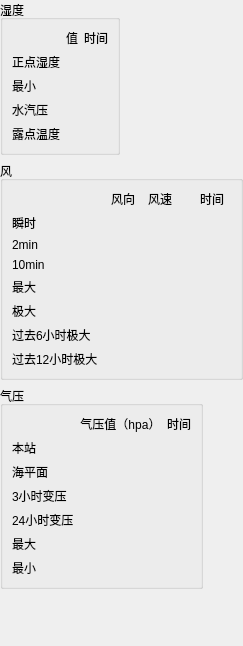
    <widget class="QWidget" name="widget_3" native="true">
     <layout class="QVBoxLayout" name="verticalLayout_3" stretch="2,4,4,2">
      <property name="leftMargin">
       <number>0</number>
      </property>
      <property name="topMargin">
       <number>0</number>
      </property>
      <property name="rightMargin">
       <number>0</number>
      </property>
      <property name="bottomMargin">
       <number>0</number>
      </property>
      <item>
       <layout class="QHBoxLayout" name="horizontalLayout_6">
        <item>
         <widget class="QGroupBox" name="RH_GB">
          <property name="sizePolicy">
           <sizepolicy hsizetype="Minimum" vsizetype="Minimum">
            <horstretch>0</horstretch>
            <verstretch>0</verstretch>
           </sizepolicy>
          </property>
          <property name="title">
           <string>湿度</string>
          </property>
          <layout class="QGridLayout" name="gridLayout_4">
           <item row="4" column="1">
            <widget class="MyDoubleLabel" name="TD_DL">
             <property name="styleSheet">
              <string notr="true"/>
             </property>
             <property name="rightText">
              <string>99999</string>
             </property>
             <property name="leftText">
              <string>99999</string>
             </property>
             <property name="alignment">
              <enum>MyDoubleLabel::AlignHCerter</enum>
             </property>
            </widget>
           </item>
           <item row="1" column="0">
            <widget class="QLabel" name="label_32">
             <property name="text">
              <string>正点湿度</string>
             </property>
            </widget>
           </item>
           <item row="4" column="0">
            <widget class="QLabel" name="label_37">
             <property name="text">
              <string>露点温度</string>
             </property>
            </widget>
           </item>
           <item row="1" column="1">
            <widget class="MyDoubleLabel" name="RH_DL">
             <property name="styleSheet">
              <string notr="true"/>
             </property>
             <property name="rightText">
              <string>99999</string>
             </property>
             <property name="leftText">
              <string>99999</string>
             </property>
             <property name="alignment">
              <enum>MyDoubleLabel::AlignHCerter</enum>
             </property>
            </widget>
           </item>
           <item row="2" column="2">
            <widget class="MyDoubleLabel" name="MinRHT_DL">
             <property name="styleSheet">
              <string notr="true"/>
             </property>
             <property name="rightText">
              <string>99999</string>
             </property>
             <property name="leftText">
              <string>99999</string>
             </property>
             <property name="alignment">
              <enum>MyDoubleLabel::AlignHCerter</enum>
             </property>
            </widget>
           </item>
           <item row="2" column="0">
            <widget class="QLabel" name="label_35">
             <property name="text">
              <string>最小</string>
             </property>
            </widget>
           </item>
           <item row="3" column="1">
            <widget class="MyDoubleLabel" name="WP_DL">
             <property name="styleSheet">
              <string notr="true"/>
             </property>
             <property name="rightText">
              <string>99999</string>
             </property>
             <property name="leftText">
              <string>99999</string>
             </property>
             <property name="alignment">
              <enum>MyDoubleLabel::AlignHCerter</enum>
             </property>
            </widget>
           </item>
           <item row="0" column="1">
            <widget class="QLabel" name="label_33">
             <property name="text">
              <string>值</string>
             </property>
             <property name="alignment">
              <set>Qt::AlignCenter</set>
             </property>
            </widget>
           </item>
           <item row="0" column="2">
            <widget class="QLabel" name="label_34">
             <property name="text">
              <string>时间</string>
             </property>
             <property name="alignment">
              <set>Qt::AlignCenter</set>
             </property>
            </widget>
           </item>
           <item row="2" column="1">
            <widget class="MyDoubleLabel" name="MinRH_DL">
             <property name="styleSheet">
              <string notr="true"/>
             </property>
             <property name="rightText">
              <string>99999</string>
             </property>
             <property name="leftText">
              <string>99999</string>
             </property>
             <property name="alignment">
              <enum>MyDoubleLabel::AlignHCerter</enum>
             </property>
            </widget>
           </item>
           <item row="3" column="0">
            <widget class="QLabel" name="label_36">
             <property name="text">
              <string>水汽压</string>
             </property>
            </widget>
           </item>
          </layout>
         </widget>
        </item>
        <item>
         <spacer name="horizontalSpacer_3">
          <property name="orientation">
           <enum>Qt::Horizontal</enum>
          </property>
          <property name="sizeHint" stdset="0">
           <size>
            <width>40</width>
            <height>20</height>
           </size>
          </property>
         </spacer>
        </item>
       </layout>
      </item>
      <item>
       <widget class="QGroupBox" name="Wind_GB">
        <property name="sizePolicy">
         <sizepolicy hsizetype="Minimum" vsizetype="Preferred">
          <horstretch>0</horstretch>
          <verstretch>0</verstretch>
         </sizepolicy>
        </property>
        <property name="styleSheet">
         <string notr="true"/>
        </property>
        <property name="title">
         <string>风</string>
        </property>
        <layout class="QGridLayout" name="gridLayout">
         <property name="leftMargin">
          <number>9</number>
         </property>
         <property name="topMargin">
          <number>9</number>
         </property>
         <property name="rightMargin">
          <number>9</number>
         </property>
         <property name="bottomMargin">
          <number>9</number>
         </property>
         <property name="spacing">
          <number>6</number>
         </property>
         <item row="4" column="0">
          <widget class="QLabel" name="label_6">
           <property name="text">
            <string>最大</string>
           </property>
          </widget>
         </item>
         <item row="3" column="0">
          <widget class="QLabel" name="label_5">
           <property name="text">
            <string>10min</string>
           </property>
          </widget>
         </item>
         <item row="1" column="0">
          <widget class="QLabel" name="label_3">
           <property name="text">
            <string>瞬时</string>
           </property>
          </widget>
         </item>
         <item row="0" column="3">
          <widget class="QLabel" name="label">
           <property name="text">
            <string>时间</string>
           </property>
           <property name="alignment">
            <set>Qt::AlignCenter</set>
           </property>
          </widget>
         </item>
         <item row="0" column="2">
          <widget class="QLabel" name="label_8">
           <property name="text">
            <string>风速</string>
           </property>
          </widget>
         </item>
         <item row="0" column="1">
          <widget class="QLabel" name="label_2">
           <property name="text">
            <string>风向</string>
           </property>
           <property name="alignment">
            <set>Qt::AlignCenter</set>
           </property>
          </widget>
         </item>
         <item row="2" column="2">
          <widget class="MyDoubleLabel" name="WS2_DL">
           <property name="styleSheet">
            <string notr="true"/>
           </property>
           <property name="rightText">
            <string>99999</string>
           </property>
           <property name="leftText">
            <string>99999</string>
           </property>
           <property name="alignment">
            <enum>MyDoubleLabel::AlignHCerter</enum>
           </property>
          </widget>
         </item>
         <item row="5" column="0">
          <widget class="QLabel" name="label_7">
           <property name="text">
            <string>极大</string>
           </property>
          </widget>
         </item>
         <item row="7" column="2">
          <widget class="MyDoubleLabel" name="ExWS12_DL">
           <property name="styleSheet">
            <string notr="true"/>
           </property>
           <property name="rightText">
            <string>99999</string>
           </property>
           <property name="leftText">
            <string>99999</string>
           </property>
           <property name="alignment">
            <enum>MyDoubleLabel::AlignHCerter</enum>
           </property>
          </widget>
         </item>
         <item row="7" column="1">
          <widget class="MyDoubleLabel" name="ExWD12_DL">
           <property name="styleSheet">
            <string notr="true"/>
           </property>
           <property name="rightText">
            <string>99999</string>
           </property>
           <property name="leftText">
            <string>99999</string>
           </property>
           <property name="alignment">
            <enum>MyDoubleLabel::AlignHCerter</enum>
           </property>
          </widget>
         </item>
         <item row="4" column="2">
          <widget class="MyDoubleLabel" name="MaxWS_DL">
           <property name="styleSheet">
            <string notr="true"/>
           </property>
           <property name="rightText">
            <string>99999</string>
           </property>
           <property name="leftText">
            <string>99999</string>
           </property>
           <property name="alignment">
            <enum>MyDoubleLabel::AlignHCerter</enum>
           </property>
          </widget>
         </item>
         <item row="2" column="0">
          <widget class="QLabel" name="label_4">
           <property name="text">
            <string>2min</string>
           </property>
          </widget>
         </item>
         <item row="5" column="2">
          <widget class="MyDoubleLabel" name="ExWS_DL">
           <property name="styleSheet">
            <string notr="true"/>
           </property>
           <property name="rightText">
            <string>99999</string>
           </property>
           <property name="leftText">
            <string>99999</string>
           </property>
           <property name="alignment">
            <enum>MyDoubleLabel::AlignHCerter</enum>
           </property>
          </widget>
         </item>
         <item row="6" column="2">
          <widget class="MyDoubleLabel" name="ExWS6_DL">
           <property name="styleSheet">
            <string notr="true"/>
           </property>
           <property name="rightText">
            <string>99999</string>
           </property>
           <property name="leftText">
            <string>99999</string>
           </property>
           <property name="alignment">
            <enum>MyDoubleLabel::AlignHCerter</enum>
           </property>
          </widget>
         </item>
         <item row="6" column="1">
          <widget class="MyDoubleLabel" name="ExWD6_DL">
           <property name="styleSheet">
            <string notr="true"/>
           </property>
           <property name="rightText">
            <string>99999</string>
           </property>
           <property name="leftText">
            <string>99999</string>
           </property>
           <property name="alignment">
            <enum>MyDoubleLabel::AlignHCerter</enum>
           </property>
          </widget>
         </item>
         <item row="5" column="1">
          <widget class="MyDoubleLabel" name="ExWD_DL">
           <property name="styleSheet">
            <string notr="true"/>
           </property>
           <property name="rightText">
            <string>99999</string>
           </property>
           <property name="leftText">
            <string>99999</string>
           </property>
           <property name="alignment">
            <enum>MyDoubleLabel::AlignHCerter</enum>
           </property>
          </widget>
         </item>
         <item row="4" column="3">
          <widget class="MyDoubleLabel" name="MaxWST_DL">
           <property name="styleSheet">
            <string notr="true"/>
           </property>
           <property name="rightText">
            <string>99999</string>
           </property>
           <property name="leftText">
            <string>99999</string>
           </property>
           <property name="alignment">
            <enum>MyDoubleLabel::AlignHCerter</enum>
           </property>
          </widget>
         </item>
         <item row="4" column="1">
          <widget class="MyDoubleLabel" name="MaxWD_DL">
           <property name="styleSheet">
            <string notr="true"/>
           </property>
           <property name="rightText">
            <string>99999</string>
           </property>
           <property name="leftText">
            <string>99999</string>
           </property>
           <property name="alignment">
            <enum>MyDoubleLabel::AlignHCerter</enum>
           </property>
          </widget>
         </item>
         <item row="5" column="3">
          <widget class="MyDoubleLabel" name="ExWST_DL">
           <property name="styleSheet">
            <string notr="true"/>
           </property>
           <property name="rightText">
            <string>99999</string>
           </property>
           <property name="leftText">
            <string>99999</string>
           </property>
           <property name="alignment">
            <enum>MyDoubleLabel::AlignHCerter</enum>
           </property>
          </widget>
         </item>
         <item row="3" column="2">
          <widget class="MyDoubleLabel" name="WS10_DL">
           <property name="styleSheet">
            <string notr="true"/>
           </property>
           <property name="rightText">
            <string>99999</string>
           </property>
           <property name="leftText">
            <string>99999</string>
           </property>
           <property name="alignment">
            <enum>MyDoubleLabel::AlignHCerter</enum>
           </property>
          </widget>
         </item>
         <item row="2" column="1">
          <widget class="MyDoubleLabel" name="WD2_DL">
           <property name="styleSheet">
            <string notr="true"/>
           </property>
           <property name="rightText">
            <string>99999</string>
           </property>
           <property name="leftText">
            <string>99999</string>
           </property>
           <property name="alignment">
            <enum>MyDoubleLabel::AlignHCerter</enum>
           </property>
          </widget>
         </item>
         <item row="1" column="2">
          <widget class="MyDoubleLabel" name="WS_DL">
           <property name="styleSheet">
            <string notr="true"/>
           </property>
           <property name="rightText">
            <string>99999</string>
           </property>
           <property name="leftText">
            <string>99999</string>
           </property>
           <property name="alignment">
            <enum>MyDoubleLabel::AlignHCerter</enum>
           </property>
          </widget>
         </item>
         <item row="3" column="1">
          <widget class="MyDoubleLabel" name="WD10_DL">
           <property name="styleSheet">
            <string notr="true"/>
           </property>
           <property name="rightText">
            <string>99999</string>
           </property>
           <property name="leftText">
            <string>99999</string>
           </property>
           <property name="alignment">
            <enum>MyDoubleLabel::AlignHCerter</enum>
           </property>
          </widget>
         </item>
         <item row="1" column="1">
          <widget class="MyDoubleLabel" name="WD_DL">
           <property name="styleSheet">
            <string notr="true"/>
           </property>
           <property name="rightText">
            <string>中文1</string>
           </property>
           <property name="leftText">
            <string>左中文</string>
           </property>
           <property name="alignment">
            <enum>MyDoubleLabel::AlignHCerter</enum>
           </property>
          </widget>
         </item>
         <item row="7" column="0">
          <widget class="QLabel" name="label_10">
           <property name="text">
            <string>过去12小时极大</string>
           </property>
          </widget>
         </item>
         <item row="6" column="0">
          <widget class="QLabel" name="label_9">
           <property name="text">
            <string>过去6小时极大</string>
           </property>
          </widget>
         </item>
        </layout>
       </widget>
      </item>
      <item>
       <layout class="QHBoxLayout" name="horizontalLayout_5">
        <item>
         <widget class="QGroupBox" name="P_GB">
          <property name="sizePolicy">
           <sizepolicy hsizetype="Minimum" vsizetype="Preferred">
            <horstretch>0</horstretch>
            <verstretch>0</verstretch>
           </sizepolicy>
          </property>
          <property name="title">
           <string>气压</string>
          </property>
          <layout class="QGridLayout" name="gridLayout_2">
           <item row="6" column="2">
            <widget class="MyDoubleLabel" name="MinPT_DL">
             <property name="styleSheet">
              <string notr="true"/>
             </property>
             <property name="rightText">
              <string>99999</string>
             </property>
             <property name="leftText">
              <string>99999</string>
             </property>
             <property name="alignment">
              <enum>MyDoubleLabel::AlignHCerter</enum>
             </property>
            </widget>
           </item>
           <item row="5" column="2">
            <widget class="MyDoubleLabel" name="MaxPT_DL">
             <property name="styleSheet">
              <string notr="true"/>
             </property>
             <property name="rightText">
              <string>99999</string>
             </property>
             <property name="leftText">
              <string>99999</string>
             </property>
             <property name="alignment">
              <enum>MyDoubleLabel::AlignHCerter</enum>
             </property>
            </widget>
           </item>
           <item row="6" column="1">
            <widget class="MyDoubleLabel" name="MinP_DL">
             <property name="styleSheet">
              <string notr="true"/>
             </property>
             <property name="rightText">
              <string>99999</string>
             </property>
             <property name="leftText">
              <string>99999</string>
             </property>
             <property name="alignment">
              <enum>MyDoubleLabel::AlignHCerter</enum>
             </property>
            </widget>
           </item>
           <item row="5" column="1">
            <widget class="MyDoubleLabel" name="MaxP_DL">
             <property name="styleSheet">
              <string notr="true"/>
             </property>
             <property name="rightText">
              <string>99999</string>
             </property>
             <property name="leftText">
              <string>99999</string>
             </property>
             <property name="alignment">
              <enum>MyDoubleLabel::AlignHCerter</enum>
             </property>
            </widget>
           </item>
           <item row="4" column="1">
            <widget class="MyDoubleLabel" name="VP24_DL">
             <property name="styleSheet">
              <string notr="true"/>
             </property>
             <property name="rightText">
              <string>99999</string>
             </property>
             <property name="leftText">
              <string>99999</string>
             </property>
             <property name="alignment">
              <enum>MyDoubleLabel::AlignHCerter</enum>
             </property>
            </widget>
           </item>
           <item row="3" column="1">
            <widget class="MyDoubleLabel" name="VP3_DL">
             <property name="styleSheet">
              <string notr="true"/>
             </property>
             <property name="rightText">
              <string>99999</string>
             </property>
             <property name="leftText">
              <string>99999</string>
             </property>
             <property name="alignment">
              <enum>MyDoubleLabel::AlignHCerter</enum>
             </property>
            </widget>
           </item>
           <item row="1" column="1">
            <widget class="MyDoubleLabel" name="P_DL">
             <property name="styleSheet">
              <string notr="true"/>
             </property>
             <property name="rightText">
              <string>99999</string>
             </property>
             <property name="leftText">
              <string>99999</string>
             </property>
             <property name="alignment">
              <enum>MyDoubleLabel::AlignHCerter</enum>
             </property>
            </widget>
           </item>
           <item row="6" column="0">
            <widget class="QLabel" name="label_15">
             <property name="text">
              <string>最小</string>
             </property>
            </widget>
           </item>
           <item row="5" column="0">
            <widget class="QLabel" name="label_20">
             <property name="text">
              <string>最大</string>
             </property>
            </widget>
           </item>
           <item row="3" column="0">
            <widget class="QLabel" name="label_18">
             <property name="text">
              <string>3小时变压</string>
             </property>
            </widget>
           </item>
           <item row="0" column="1">
            <widget class="QLabel" name="label_21">
             <property name="text">
              <string>气压值（hpa）</string>
             </property>
             <property name="alignment">
              <set>Qt::AlignCenter</set>
             </property>
            </widget>
           </item>
           <item row="2" column="1">
            <widget class="MyDoubleLabel" name="SP_DL">
             <property name="styleSheet">
              <string notr="true"/>
             </property>
             <property name="rightText">
              <string>99999</string>
             </property>
             <property name="leftText">
              <string>99999</string>
             </property>
             <property name="alignment">
              <enum>MyDoubleLabel::AlignHCerter</enum>
             </property>
            </widget>
           </item>
           <item row="4" column="0">
            <widget class="QLabel" name="label_19">
             <property name="text">
              <string>24小时变压</string>
             </property>
            </widget>
           </item>
           <item row="2" column="0">
            <widget class="QLabel" name="label_17">
             <property name="text">
              <string>海平面</string>
             </property>
            </widget>
           </item>
           <item row="0" column="2">
            <widget class="QLabel" name="label_22">
             <property name="text">
              <string>时间</string>
             </property>
             <property name="alignment">
              <set>Qt::AlignCenter</set>
             </property>
            </widget>
           </item>
           <item row="1" column="0">
            <widget class="QLabel" name="label_16">
             <property name="text">
              <string>本站</string>
             </property>
            </widget>
           </item>
          </layout>
         </widget>
        </item>
        <item>
         <spacer name="horizontalSpacer">
          <property name="orientation">
           <enum>Qt::Horizontal</enum>
          </property>
          <property name="sizeHint" stdset="0">
           <size>
            <width>40</width>
            <height>20</height>
           </size>
          </property>
         </spacer>
        </item>
       </layout>
      </item>
      <item>
       <spacer name="verticalSpacer_6">
        <property name="orientation">
         <enum>Qt::Vertical</enum>
        </property>
        <property name="sizeType">
         <enum>QSizePolicy::Maximum</enum>
        </property>
        <property name="sizeHint" stdset="0">
         <size>
          <width>20</width>
          <height>57</height>
         </size>
        </property>
       </spacer>
      </item>
     </layout>
    </widget>
